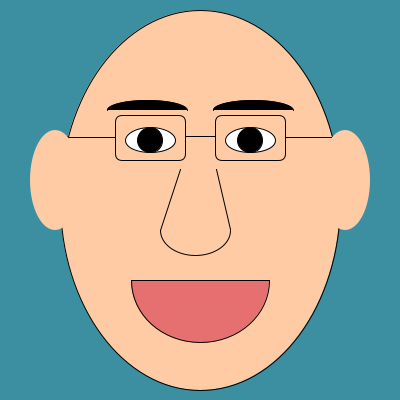
Frame 1 (no input)
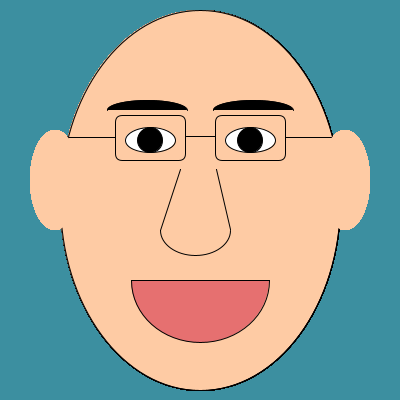
Frame 60 (the mouse pressed at the canvas centre just before this capture)
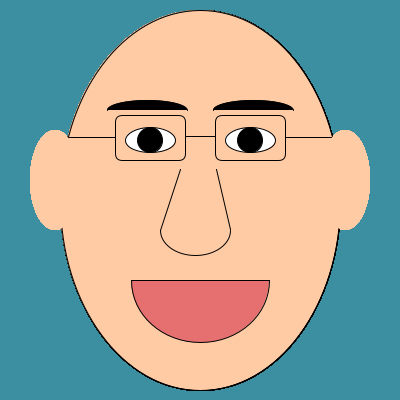
Frame 120 (the mouse held since frame 60 and released just before this capture)

The Processing sketch that drew these frames (run headless with seeded random() and noise(); from frame 60 on, the mouse is pressed at the canvas centre):

// Processing sketch: processing_116503
// ── processing_116503.pde

void setup(){
  size(400,400);
  background(#3C8FA0);
}

void draw(){
  //Color cara
  fill(#FECBA4);
  //Cara
  ellipse(200,200, 280,380);
  
  //Gafas
  noFill();
  
  //Lente izquierda
  rect(115, 115, 70, 45, 7);
  
  //Lente derecha
  rect(215, 115, 70, 45, 7);
  
  point(186, 136);
  point(215,136);
  line(186,136, 215,136);
  
  //Patilla gafas izquierda
  point(115,137);
  point(67,136);
  line(115,137, 67,137);
  
  //Patilla gafas derecha
  point(285,137);
  point(331,137);
  line(285,137, 331,137);
  
  //Ceja izquierda
  fill(#000000);
  arc(147, 110, 80, 20, PI, TWO_PI);
  
  //Ceja derecha
  fill(#000000);
  arc(253, 110, 80, 20, PI, TWO_PI);
  
  //Ojo izquierdo
  fill(#FFFFFF);
  ellipse(150,140,50,25);
  
  fill(#000000);
  ellipse(150,140, 25,25);
  
  //Ojo derecho 
  fill(#FFFFFF);
  ellipse(250,140,50,25);
  
  fill(#000000);
  ellipse(250,140,25,25);
  
  //Oreja izquierda
  noStroke();
  fill(#FECBA4);
  ellipse(55, 180, 50, 100);
  
  //Oreja derecha
  noStroke();
  fill(#FECBA4);
  ellipse(345, 180, 50, 100);
  
  //Boca
  stroke(0);
  fill(#E67070);
  arc(200,280, 138,125, 0, PI, CLOSE);
  
  //Nariz
  stroke(0);
  noFill();
  arc(195,230,70,50, 0, PI, OPEN);
  
  point(160,230);
  point(180,169);
  
  line(160,230, 180,169);
  
  point(230,229);
  point(216,169);
  
  line(230,229, 216,169);
  
  //Indicar posición con el cursor
  println(mouseX+","+mouseY);
}
